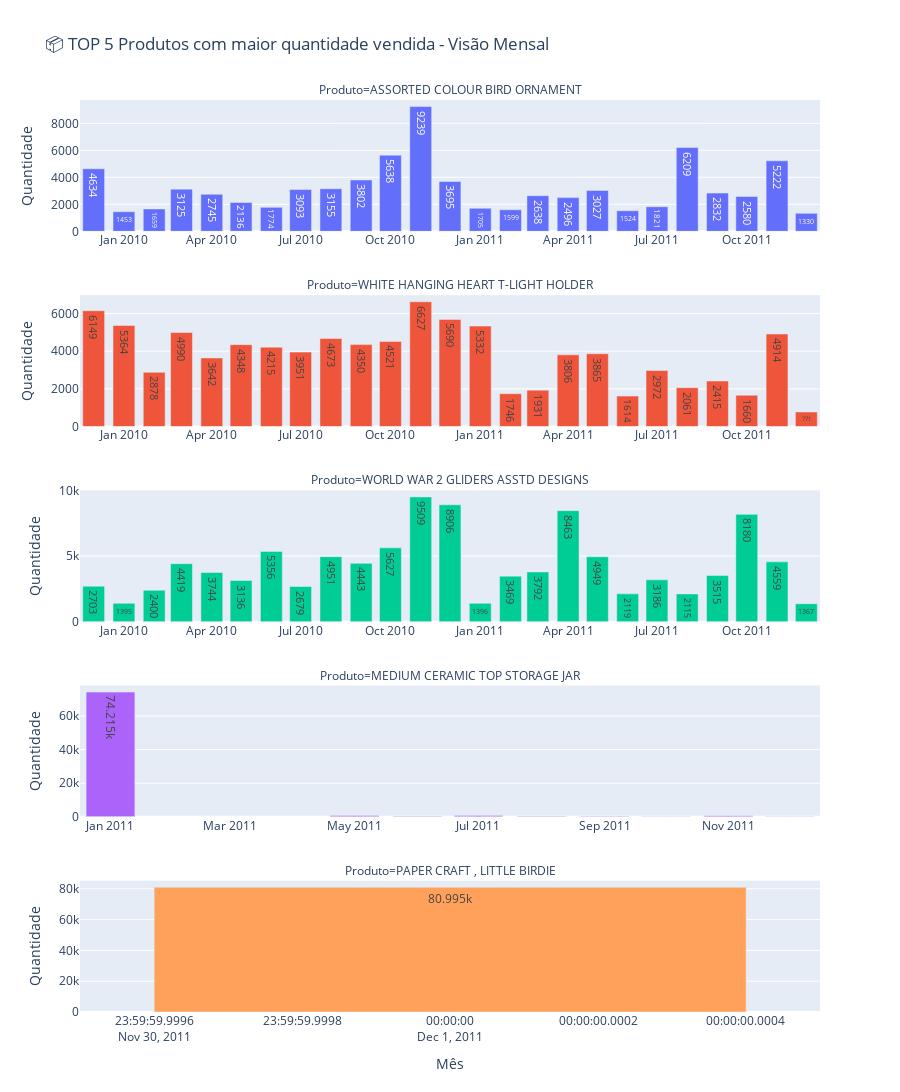

The cell this chart's notebook holds for it:
### Code cell
# Filtrar os 5 produtos mais vendidos (em quantidade)
top_5 = quantidade_por_produto['Description'].tolist()
df_top5 = df_sales[df_sales['Description'].isin(top_5)]

# Agrupar os dados por mês e por produto, somando a quantidade vendida
quantidade_mensal = (
    df_top5.groupby(['AnoMes', 'Description'])['Quantity']
    .sum()
    .reset_index()
)

# Criar gráfico de barras com Plotly Express
# Mostra um gráfico separado (facet) por produto, com a quantidade mensal vendida
fig = px.bar(
    quantidade_mensal,
    x='AnoMes',           # eixo x = mês
    y='Quantity',         # eixo y = quantidade vendida
    color='Description',  # cor por produto
    facet_col='Description',  # um gráfico por produto
    facet_col_wrap=1,         # um gráfico por linha (coluna única)
    title='📦 TOP 5 Produtos com maior quantidade vendida - Visão Mensal',
    labels={"Description": "Produto", "AnoMes": "Mês", "Quantity": "Quantidade"},
)

# Ajustar layout geral do gráfico
fig.update_layout(
    showlegend=False,       # esconder legenda (pois cada produto já tem seu gráfico)
    height=1400,            # altura total do gráfico
    xaxis_title='Mês',      # título do eixo X
    yaxis_title='Quantidade',  # título do eixo Y
)

# Mostrar os rótulos de todos os eixos (mesmo que estejam repetidos)
fig.update_xaxes(matches=None, showticklabels=True)
fig.update_yaxes(matches=None)

# Adicionar os valores dentro das barras como rótulos
fig.update_traces(texttemplate='%{y}', textposition='inside')

# Exibir o gráfico
fig.show()

### Figure 1 — Plotly figure (JSON) as saved in the notebook; plotly's stock layout.template omitted (floating-point values rounded to 4 significant figures)
{"data": [{"hovertemplate": "Produto=ASSORTED COLOUR BIRD ORNAMENT<br>Mês=%{x}<br>Quantidade=%{y}<extra></extra>", "legendgroup": "ASSORTED COLOUR BIRD ORNAMENT", "marker": {"color": "#636efa", "pattern": {"shape": ""}}, "name": "ASSORTED COLOUR BIRD ORNAMENT", "orientation": "v", "showlegend": true, "textposition": "inside", "texttemplate": "%{y}", "type": "bar", "x": ["2009-12", "2010-01", "2010-02", "2010-03", "2010-04", "2010-05", "2010-06", "2010-07", "2010-08", "2010-09", "2010-10", "2010-11", "2010-12", "2011-01", "2011-02", "2011-03", "2011-04", "2011-05", "2011-06", "2011-07", "2011-08", "2011-09", "2011-10", "2011-11", "2011-12"], "xaxis": "x5", "y": [4634, 1453, 1659, 3125, 2745, 2136, 1774, 3093, 3155, 3802, 5638, 9239, 3695, 1705, 1599, 2638, 2496, 3027, 1524, 1821, 6209, 2832, 2580, 5222, 1330], "yaxis": "y5"}, {"hovertemplate": "Produto=WHITE HANGING HEART T-LIGHT HOLDER<br>Mês=%{x}<br>Quantidade=%{y}<extra></extra>", "legendgroup": "WHITE HANGING HEART T-LIGHT HOLDER", "marker": {"color": "#EF553B", "pattern": {"shape": ""}}, "name": "WHITE HANGING HEART T-LIGHT HOLDER", "orientation": "v", "showlegend": true, "textposition": "inside", "texttemplate": "%{y}", "type": "bar", "x": ["2009-12", "2010-01", "2010-02", "2010-03", "2010-04", "2010-05", "2010-06", "2010-07", "2010-08", "2010-09", "2010-10", "2010-11", "2010-12", "2011-01", "2011-02", "2011-03", "2011-04", "2011-05", "2011-06", "2011-07", "2011-08", "2011-09", "2011-10", "2011-11", "2011-12"], "xaxis": "x4", "y": [6149, 5364, 2878, 4990, 3642, 4348, 4215, 3951, 4673, 4350, 4521, 6627, 5690, 5332, 1746, 1931, 3806, 3865, 1614, 2972, 2061, 2415, 1660, 4914, 771], "yaxis": "y4"}, {"hovertemplate": "Produto=WORLD WAR 2 GLIDERS ASSTD DESIGNS<br>Mês=%{x}<br>Quantidade=%{y}<extra></extra>", "legendgroup": "WORLD WAR 2 GLIDERS ASSTD DESIGNS", "marker": {"color": "#00cc96", "pattern": {"shape": ""}}, "name": "WORLD WAR 2 GLIDERS ASSTD DESIGNS", "orientation": "v", "showlegend": true, "textposition": "inside", "texttemplate": "%{y}", "type": "bar", "x": ["2009-12", "2010-01", "2010-02", "2010-03", "2010-04", "2010-05", "2010-06", "2010-07", "2010-08", "2010-09", "2010-10", "2010-11", "2010-12", "2011-01", "2011-02", "2011-03", "2011-04", "2011-05", "2011-06", "2011-07", "2011-08", "2011-09", "2011-10", "2011-11", "2011-12"], "xaxis": "x3", "y": [2703, 1395, 2400, 4419, 3744, 3136, 5356, 2679, 4951, 4443, 5627, 9509, 8906, 1396, 3469, 3792, 8463, 4949, 2119, 3186, 2115, 3515, 8180, 4559, 1367], "yaxis": "y3"}, {"hovertemplate": "Produto=MEDIUM CERAMIC TOP STORAGE JAR<br>Mês=%{x}<br>Quantidade=%{y}<extra></extra>", "legendgroup": "MEDIUM CERAMIC TOP STORAGE JAR", "marker": {"color": "#ab63fa", "pattern": {"shape": ""}}, "name": "MEDIUM CERAMIC TOP STORAGE JAR", "orientation": "v", "showlegend": true, "textposition": "inside", "texttemplate": "%{y}", "type": "bar", "x": ["2011-01", "2011-05", "2011-06", "2011-07", "2011-08", "2011-09", "2011-10", "2011-11", "2011-12"], "xaxis": "x2", "y": [74215, 785, 389, 730, 415, 346, 246, 635, 207], "yaxis": "y2"}, {"hovertemplate": "Produto=PAPER CRAFT , LITTLE BIRDIE<br>Mês=%{x}<br>Quantidade=%{y}<extra></extra>", "legendgroup": "PAPER CRAFT , LITTLE BIRDIE", "marker": {"color": "#FFA15A", "pattern": {"shape": ""}}, "name": "PAPER CRAFT , LITTLE BIRDIE", "orientation": "v", "showlegend": true, "textposition": "inside", "texttemplate": "%{y}", "type": "bar", "x": ["2011-12"], "xaxis": "x", "y": [80995], "yaxis": "y"}], "layout": {"annotations": [{"font": {}, "showarrow": false, "text": "Produto=PAPER CRAFT , LITTLE BIRDIE", "x": 0.5, "xanchor": "center", "xref": "paper", "y": 0.144, "yanchor": "bottom", "yref": "paper"}, {"font": {}, "showarrow": false, "text": "Produto=MEDIUM CERAMIC TOP STORAGE JAR", "x": 0.5, "xanchor": "center", "xref": "paper", "y": 0.358, "yanchor": "bottom", "yref": "paper"}, {"font": {}, "showarrow": false, "text": "Produto=WORLD WAR 2 GLIDERS ASSTD DESIGNS", "x": 0.5, "xanchor": "center", "xref": "paper", "y": 0.572, "yanchor": "bottom", "yref": "paper"}, {"font": {}, "showarrow": false, "text": "Produto=WHITE HANGING HEART T-LIGHT HOLDER", "x": 0.5, "xanchor": "center", "xref": "paper", "y": 0.786, "yanchor": "bottom", "yref": "paper"}, {"font": {}, "showarrow": false, "text": "Produto=ASSORTED COLOUR BIRD ORNAMENT", "x": 0.5, "xanchor": "center", "xref": "paper", "y": 1, "yanchor": "bottom", "yref": "paper"}], "barmode": "relative", "height": 1400, "legend": {"title": {"text": "Produto"}, "tracegroupgap": 0}, "showlegend": false, "title": {"text": "📦 TOP 5 Produtos com maior quantidade vendida - Visão Mensal"}, "xaxis": {"anchor": "y", "domain": [0, 1], "showticklabels": true, "title": {"text": "Mês"}}, "xaxis2": {"anchor": "y2", "domain": [0, 1], "showticklabels": true}, "xaxis3": {"anchor": "y3", "domain": [0, 1], "showticklabels": true}, "xaxis4": {"anchor": "y4", "domain": [0, 1], "showticklabels": true}, "xaxis5": {"anchor": "y5", "domain": [0, 1], "showticklabels": true}, "yaxis": {"anchor": "x", "domain": [0, 0.144], "title": {"text": "Quantidade"}}, "yaxis2": {"anchor": "x2", "domain": [0.214, 0.358], "title": {"text": "Quantidade"}}, "yaxis3": {"anchor": "x3", "domain": [0.428, 0.572], "title": {"text": "Quantidade"}}, "yaxis4": {"anchor": "x4", "domain": [0.642, 0.786], "title": {"text": "Quantidade"}}, "yaxis5": {"anchor": "x5", "domain": [0.856, 1], "title": {"text": "Quantidade"}}}}
